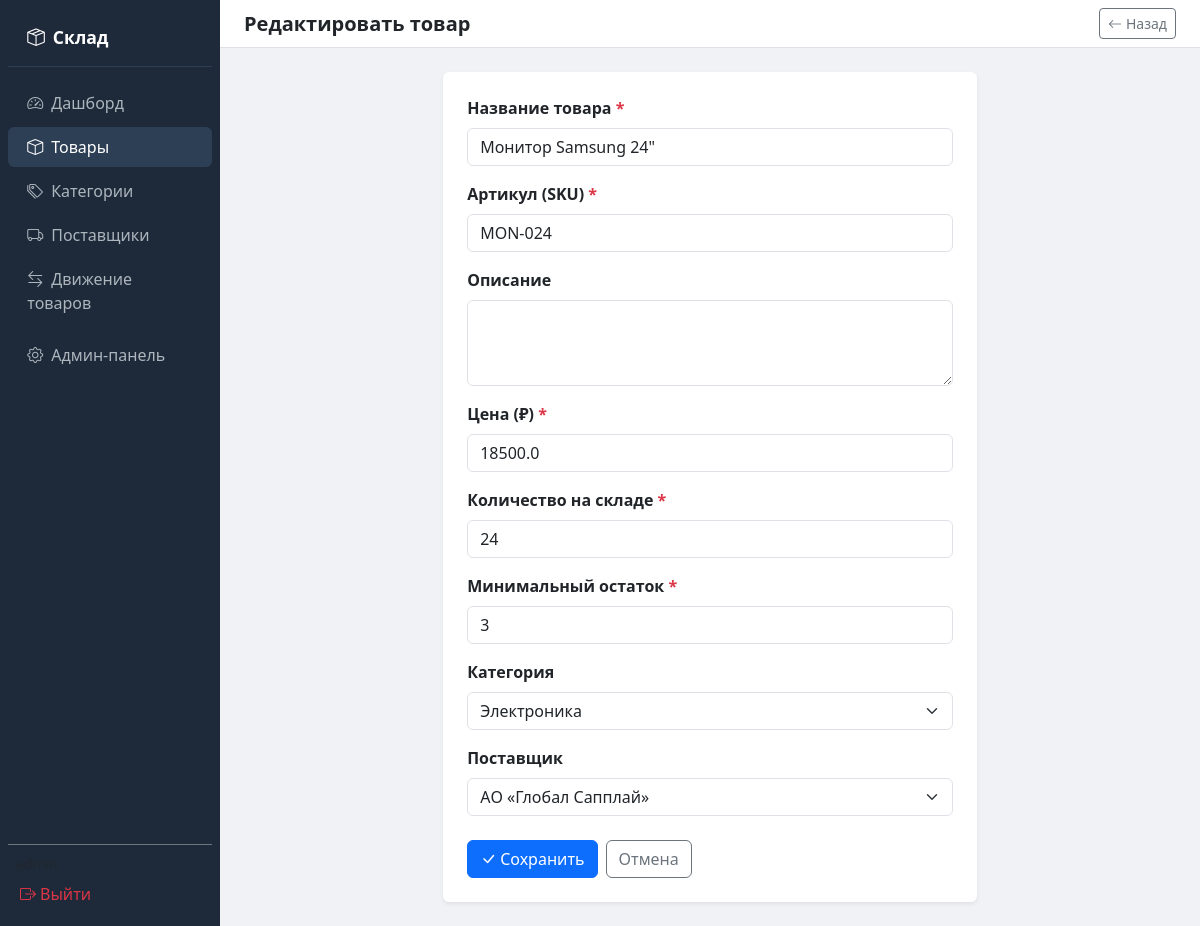
The app's page /products/2/edit/ (signed in) with its own data.
### inventory/models.py (models this page shows, shortened)
class Product(models.Model):
    name = models.CharField(max_length=200, verbose_name="Название товара")
    sku = models.CharField(max_length=50, unique=True, verbose_name="Артикул (SKU)")
    description = models.TextField(blank=True, null=True, verbose_name="Описание")
    price = models.FloatField(default=0.0, verbose_name="Цена (₽)")
    quantity = models.IntegerField(default=0, verbose_name="Количество на складе")
    min_quantity = models.IntegerField(default=0, verbose_name="Минимальный остаток")
    category = models.ForeignKey(
        Category, on_delete=models.SET_NULL, null=True, blank=True,
        related_name="products", verbose_name="Категория"
    )
    supplier = models.ForeignKey(
        Supplier, on_delete=models.SET_NULL, null=True, blank=True,
        related_name="products", verbose_name="Поставщик"
    )
    created_at = models.DateTimeField(auto_now_add=True, verbose_name="Создано")
    updated_at = models.DateTimeField(auto_now=True, verbose_name="Обновлено")
    class Meta:
        verbose_name = "Товар"
        verbose_name_plural = "Товары"
        ordering = ["name"]

### inventory/views.py (the view)
# urls.py: path("products/<int:pk>/edit/", views.product_update, name="product_update"),
@login_required
def product_update(request, pk):
    product = get_object_or_404(Product, pk=pk)
    form = ProductForm(request.POST or None, instance=product)
    if form.is_valid():
        form.save()
        messages.success(request, f"Товар «{product.name}» обновлён.")
        return redirect("product_detail", pk=product.pk)
    return render(request, "inventory/product_form.html", {"form": form, "title": "Редактировать товар", "product": product})

### inventory/forms.py
class ProductForm(forms.ModelForm):
    class Meta:
        model = Product
        fields = ["name", "sku", "description", "price", "quantity",
                  "min_quantity", "category", "supplier"]
        widgets = {
            "name": forms.TextInput(attrs={"class": "form-control"}),
            "sku": forms.TextInput(attrs={"class": "form-control"}),
            "description": forms.Textarea(attrs={"class": "form-control", "rows": 3}),
            "price": forms.NumberInput(attrs={"class": "form-control", "step": "0.01"}),
            "quantity": forms.NumberInput(attrs={"class": "form-control"}),
            "min_quantity": forms.NumberInput(attrs={"class": "form-control"}),
            "category": forms.Select(attrs={"class": "form-select"}),
            "supplier": forms.Select(attrs={"class": "form-select"}),
        }

### inventory/models.py (called while the page is built)
    def __str__(self):
        return self.name

    def __str__(self):
        return self.name

### inventory/templates/inventory/product_form.html (shortened to what this page needs)
{% extends "inventory/base.html" %}
{% block page_title %}{{ title }}{% endblock %}
{% block header_actions %}
<a href="javascript:history.back()" class="btn btn-sm btn-outline-secondary"><i class="bi bi-arrow-left me-1"></i>Назад</a>
{% endblock %}
{% block content %}
<div class="row justify-content-center">
    <div class="col-lg-7">
        <div class="card border-0 shadow-sm">
            <div class="card-body p-4">
                <form method="post" novalidate>
                    {% for field in form %}
                    <div class="mb-3">
                        <label class="form-label fw-semibold" for="{{ field.id_for_label }}">
                            {{ field.label }}{% if field.field.required %} <span class="text-danger">*</span>{% endif %}
                        </label>
                        {{ field }}
                    </div>
                    {% endfor %}
                    <div class="d-flex gap-2 mt-4">
                        <button type="submit" class="btn btn-primary"><i class="bi bi-check-lg me-1"></i>Сохранить</button>
                        <a href="javascript:history.back()" class="btn btn-outline-secondary">Отмена</a>
                    </div>
                </form>
            </div>
        </div>
    </div>
</div>
{% endblock %}

### inventory/templates/inventory/base.html (style rules this page uses)
body { background: #f0f2f5; }

### records on screen
Product: form "Монитор Samsung 24\"" "MON-024" "18500.0" "24" "3" "Электроника" "АО «Глобал Сапплай»"

### other values on screen
{{ title }} "Редактировать товар"
{{ field.label }} "Название товара" "Артикул (SKU)" "Описание" "Цена (₽)" "Количество на складе" "Минимальный остаток" "Категория" "Поставщик"
